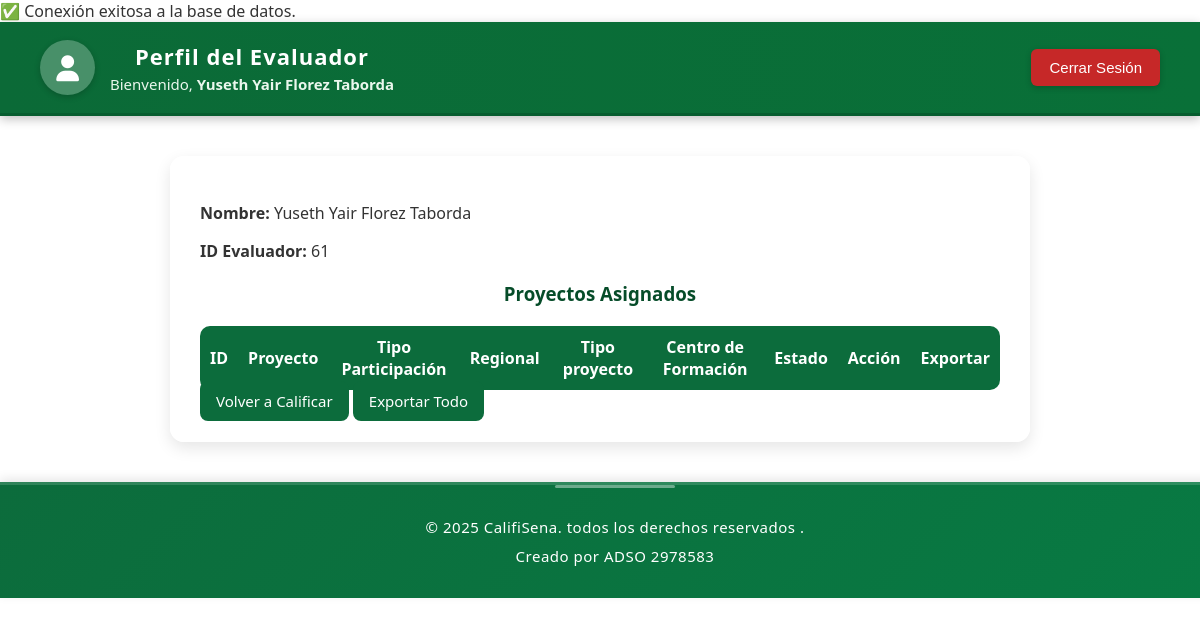
Page /Views/perfil.php (signed in) on the earlier database version.
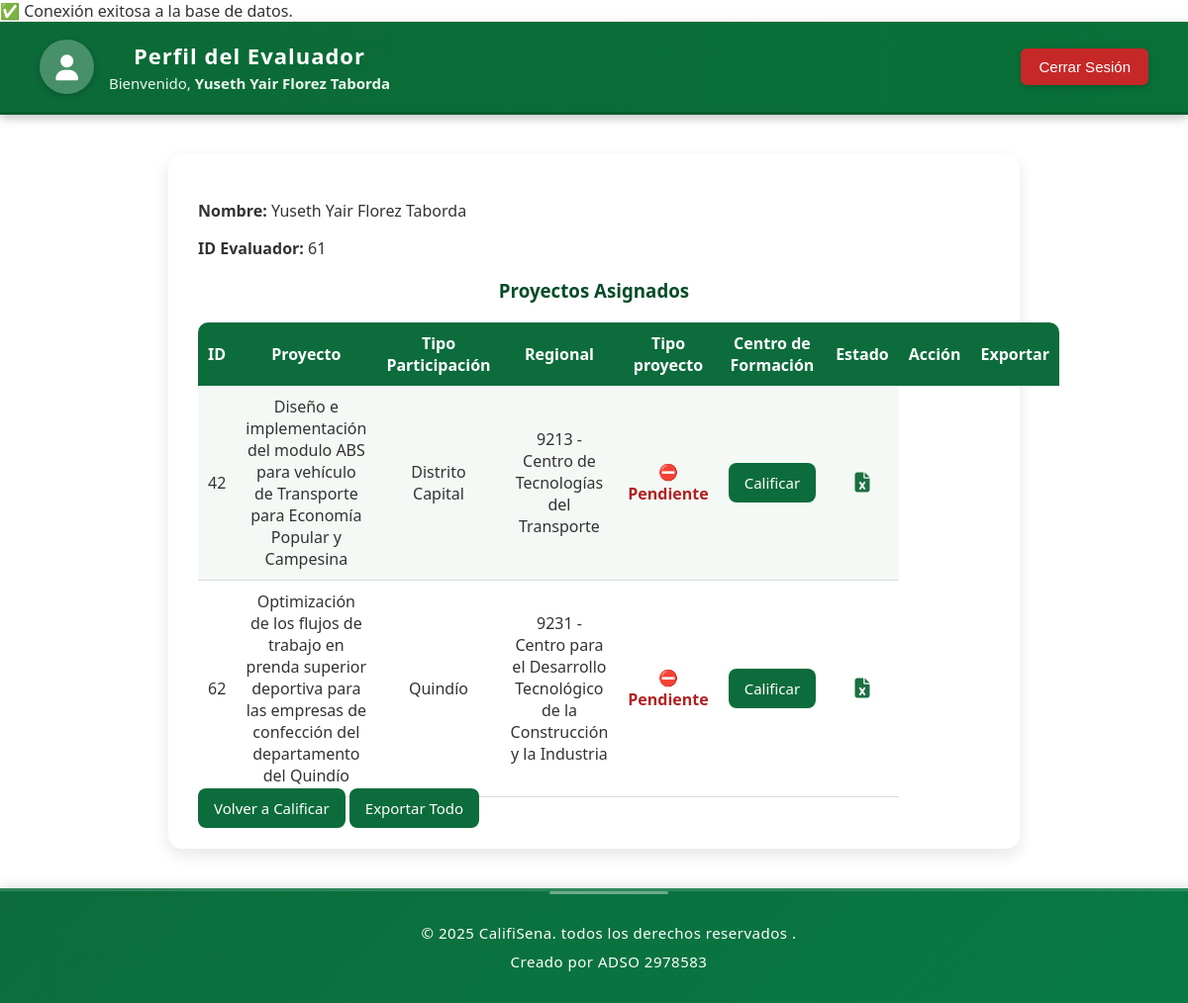
Same page on the later database version.
### tables this page shows
CREATE TABLE `asignaciones` (
  `id_asignacion` int(11) NOT NULL,
  `id_evaluador` int(11) NOT NULL,
  `id_proyecto` int(11) NOT NULL,
  `fecha_asignacion` date DEFAULT current_timestamp()
);

CREATE TABLE `proyectos` (
  `id_proyecto` int(11) NOT NULL,
  `nombre_proyecto` varchar(500) NOT NULL,
  `tipo_participacion` varchar(100) DEFAULT NULL,
  `regional` varchar(100) NOT NULL,
  `centro_formacion` varchar(150) NOT NULL,
  `fecha_creacion` timestamp NOT NULL DEFAULT current_timestamp()
);

### Models/Proyecto.php (called while the page is built, shortened)
<?php
class Proyecto {
    private $conn;
    public function __construct($db) {
        $this->conn = $db;
    }
    public function listarTodosPorEvaluador($id_evaluador) {
        $query = "
            SELECT
                p.id_proyecto,
                p.nombre_proyecto,
                p.tipo_participacion,
                p.regional,
                p.centro_formacion,
                a.id_asignacion,
                CASE WHEN c.id_calificacion IS NOT NULL THEN 1 ELSE 0 END AS calificado
            FROM asignaciones a
            INNER JOIN proyectos p ON a.id_proyecto = p.id_proyecto
            LEFT JOIN calificaciones c ON c.id_asignacion = a.id_asignacion
            WHERE a.id_evaluador = :id_evaluador
            ORDER BY calificado ASC, p.nombre_proyecto ASC
        ";
        $stmt = $this->conn->prepare($query);
        $stmt->bindParam(":id_evaluador", $id_evaluador, PDO::PARAM_INT);
        $stmt->execute();
        return $stmt->fetchAll(PDO::FETCH_ASSOC);
    }
}
?>

### Views/perfil.php (the view, shortened to what this page needs)
<?php
require_once "../Models/Proyecto.php";
$db = (new Database())->conectar();
$proyectoModel = new Proyecto($db);
$proyectos = $proyectoModel->listarTodosPorEvaluador($_SESSION["id_evaluador"]);
?>
<!DOCTYPE html>
<html lang="es">
<head>
  <link rel="stylesheet" href="../assets/css/header.css">
  <link rel="stylesheet" href="../assets/css/vista.css">
  <link rel="stylesheet" href="https://cdnjs.cloudflare.com/ajax/libs/font-awesome/6.4.0/css/all.min.css">
</head>
<body>
  <header class="main-header">
    <div class="header-left">
      <a href="perfil.php" class="profile-circle" title="Ver Perfil">
        <i class="fa-solid fa-user"></i>
      </a>
      <div>
        <h1 class="titulo-perfil">Perfil del Evaluador</h1>
        <p>Bienvenido, <strong><?php echo htmlspecialchars($_SESSION["nombre"]); ?></strong></p>
      </div>
    </div>
    <div class="header-right">
      <button class="logout-btn" onclick="confirmarLogout()">Cerrar Sesión</button>
    </div>
  </header>
  <div class="perfil-container">
    <p><strong>Nombre:</strong> <?php echo htmlspecialchars($_SESSION["nombre"]); ?></p>
    <p><strong>ID Evaluador:</strong> <?php echo $_SESSION["id_evaluador"]; ?></p>
    <h3>Proyectos Asignados</h3>
    <table>
      <tr>
        <th>ID</th>
        <th>Proyecto</th>
        <th>Tipo Participación</th>
        <th>Regional</th>
        <th>Tipo proyecto</th>
        <th>Centro de Formación</th>
        <th>Estado</th>
        <th>Acción</th>
        <th>Exportar</th>
      </tr>
      <?php foreach ($proyectos as $p): ?>
        <tr>
          <td><?php echo $p["id_proyecto"]; ?></td>
          <td><?php echo htmlspecialchars($p["nombre_proyecto"]); ?></td>
          <td><?php echo htmlspecialchars($p["regional"]); ?></td>
          <td><?php echo htmlspecialchars($p["centro_formacion"]); ?></td>
          <td>
          <?php if ($p["calificado"]): ?>
              <span style="color:green; font-weight:bold;">✅ Calificado</span>
            <?php else: ?>
              <span style="color:#b22222; font-weight:bold;">⛔ Pendiente</span>
            <?php endif; ?>
</td>
          <td>
            <?php if (!$p["calificado"]): ?>
              <a href="calificar.php?id_proyecto=<?php echo $p['id_proyecto']; ?>" class="btn">Calificar</a>
            <?php else: ?>
              <button class="btn" style="background-color:#888; cursor:not-allowed;" disabled>Calificado</button>
            <?php endif; ?>
          </td>
          <td>
            <a href="exportar_excel.php?id_proyecto=<?php echo $p['id_proyecto']; ?>" title="Exportar solo este proyecto">
              <i class="fa-solid fa-file-excel" style="color:#1d6f42; font-size:20px;"></i>
            </a>
          </td>
        </tr>
      <?php endforeach; ?>
    </table>
    <div class="actions">
      <a href="calificar.php" class="btn">Volver a Calificar</a>
      <a href="exportar_excel.php?id_evaluador=<?php echo $_SESSION['id_evaluador']; ?>" class="btn">Exportar Todo</a>
    </div>
  </div>
</body>
<?php include 'footer.php'; ?>
</html>

### Views/footer.php (shortened to what this page needs)
<!DOCTYPE html>
<html lang="en">
<head>
</head>
<body>
    <footer>
        <p>&copy; <?php echo date("Y"); ?> CalifiSena. todos los derechos reservados .</p>
        <p>Creado por ADSO 2978583</p>
    </footer>
</body>
</html>

### assets/css/header.css (style rules this page uses)
.main-header { background: linear-gradient(90deg, #0b6a37, #097038); color: #fff; padding: 18px 40px; display: flex; justify-content: space-between; align-items: center; border-bottom: 3px solid #075d2f; box-shadow: 0 3px 10px rgba(0, 0, 0, 0.25); font-family: 'Segoe UI', sans-serif; }
.header-left { display: flex; align-items: center; gap: 15px; }
.profile-circle { width: 55px; height: 55px; border-radius: 50%; background: rgba(255, 255, 255, 0.25); display: flex; justify-content: center; align-items: center; color: white; font-size: 26px; box-shadow: 0 2px 6px rgba(0, 0, 0, 0.2); cursor: pointer; transition: all 0.3s ease; text-decoration: none; }
.header-left h1 { margin: 0; font-size: 22px; font-weight: 600; color:#fff; }
.header-left p { margin: 3px 0 0; font-size: 15px; color: #eaf7ed; }
.header-right { display: flex; align-items: center; }
.logout-btn { background-color: #c62828; color: white; border: none; border-radius: 6px; padding: 10px 18px; font-size: 15px; font-weight: 500; cursor: pointer; transition: all 0.3s ease; box-shadow: 0 2px 6px rgba(0, 0, 0, 0.2); }

### assets/css/vista.css (style rules this page uses)
body { font-family: 'Segoe UI', Arial, sans-serif; background: linear-gradient(135deg,rgba(249, 248, 243, 0.15)), url("../img/calificacion.png"); background-size: cover; background-position: center; background-repeat: no-repeat; background-attachment: fixed; margin: 0; padding: 0; color: #333; }
.login-container, .calificar-container, .perfil-container { width: 90%; max-width: 700px; background-color: rgba(255, 255, 255, 0.95); margin: 40px auto; padding: 30px; border-radius: 14px; box-shadow: 0 6px 16px rgba(0, 0, 0, 0.1); backdrop-filter: blur(6px); }
.titulo-perfil { font-size: 28px; color: #fcfdfc; margin: 0; font-weight: 700; letter-spacing: 1px; }
h1, h2, h3 { color: #064c29; text-align: center; margin-bottom: 20px; }
.calificar-container, .perfil-container { width: 90%; max-width: 800px; background-color: rgba(255, 255, 255, 0.95); margin: 40px auto; padding: 30px; border-radius: 14px; box-shadow: 0 6px 16px rgba(0, 0, 0, 0.1); backdrop-filter: blur(6px); }
button, .btn { background-color: #0c6c3c; color: white; border: none; border-radius: 8px; padding: 10px 16px; font-size: 15px; cursor: pointer; transition: background 0.3s ease, transform 0.1s ease; text-decoration: none; }
table { width: 100%; border-collapse: collapse; margin-top: 15px; border-radius: 10px; overflow: hidden; }
th { background-color: #0c6c3c; color: #fff; padding: 10px; text-align: center; }
td { padding: 10px; border-bottom: 1px solid #ddd; text-align: center; }
tr:nth-child(even) { background-color: #f4f9f5; }

### Views/footer.php (style rules this page uses)
footer { background: linear-gradient(135deg, #0c6c3c, #087a43); color: #ffffff; text-align: center; padding: 25px 15px; font-family: 'Segoe UI', Arial, sans-serif; font-size: 15px; line-height: 1.6; position: relative; width: 100%; bottom: 0; border-top: 3px solid rgba(255, 255, 255, 0.15); box-shadow: 0 -3px 10px rgba(0, 0, 0, 0.1); }
footer p { margin: 5px 0; letter-spacing: 0.5px; transition: color 0.3s ease, text-shadow 0.3s ease; }
footer::before { content: ""; position: absolute; top: 0; left: 50%; width: 120px; height: 3px; background-color: rgba(255, 255, 255, 0.4); border-radius: 2px; transform: translateX(-50%); animation: shine 3s infinite ease-in-out; }

Differences in the rows shown:
added asignaciones: id_proyecto.id_proyecto "42", id_proyecto.nombre_proyecto "Diseño e implementación del modulo ABS para vehículo de Transporte para Economía Popular y Campesina", id_proyecto.regional "Distrito Capital", id_proyecto.centro_formacion "9213 - Centro de Tecnologías del Transporte"
added asignaciones: id_proyecto.id_proyecto "62", id_proyecto.nombre_proyecto "Optimización de los flujos de trabajo en prenda superior deportiva para las empresas de confección del departamento del Quindío", id_proyecto.regional "Quindío", id_proyecto.centro_formacion "9231 - Centro para el Desarrollo Tecnológico de la Construcción y la Industria"
